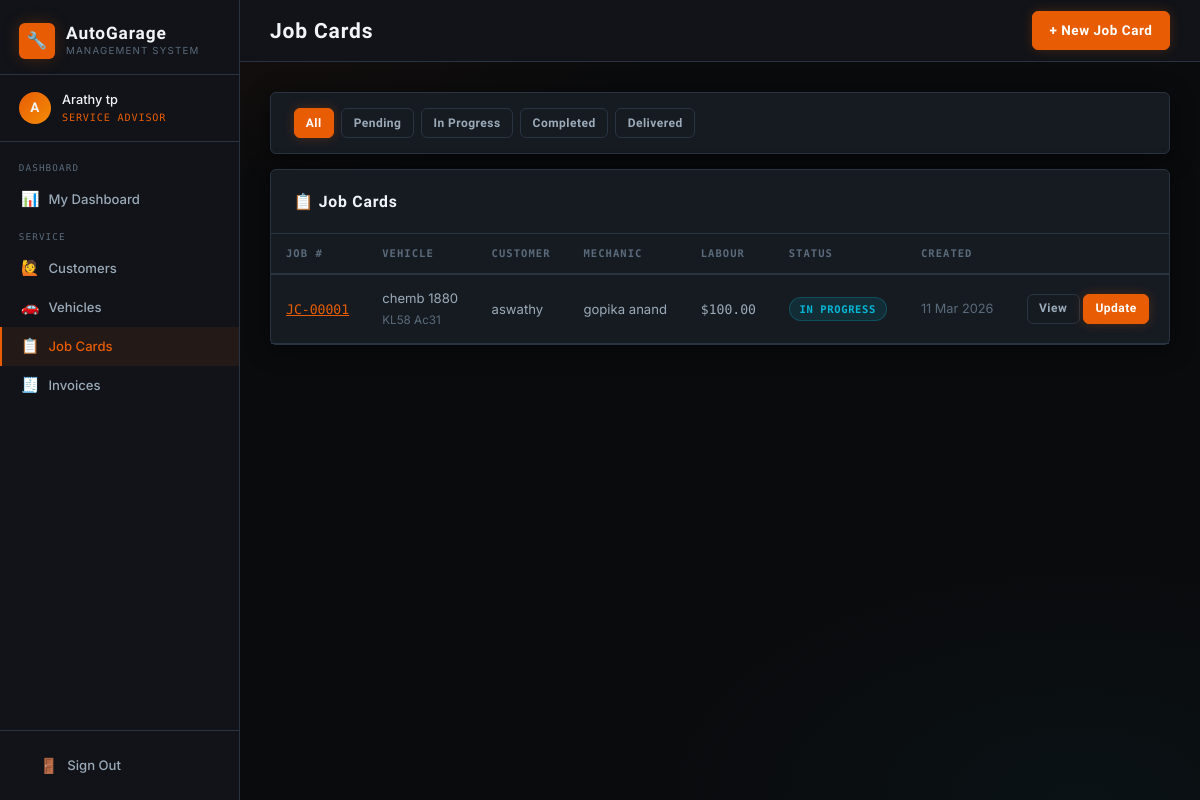
Page /jobs/ (signed in) on the committed database.
### core/models.py (models this page shows, shortened)
class UserProfile(models.Model):
    ROLE_CHOICES = [
        ('owner', 'Owner'),
        ('advisor', 'Service Advisor'),
        ('mechanic', 'Mechanic'),
        ('store_manager', 'Store Manager'),
    ]
    user = models.OneToOneField(User, on_delete=models.CASCADE, related_name='profile')
    role = models.CharField(max_length=20, choices=ROLE_CHOICES)
    phone = models.CharField(max_length=20, blank=True)
    created_at = models.DateTimeField(auto_now_add=True)

class JobCard(models.Model):
    STATUS_CHOICES = [
        ('pending', 'Pending'),
        ('in_progress', 'In Progress'),
        ('waiting_parts', 'Waiting for Parts'),
        ('completed', 'Completed'),
        ('delivered', 'Delivered'),
    ]
    job_number = models.CharField(max_length=20, unique=True, blank=True)
    vehicle = models.ForeignKey(Vehicle, on_delete=models.CASCADE, related_name='job_cards')
    advisor = models.ForeignKey(User, on_delete=models.SET_NULL, null=True, related_name='advised_jobs')
    mechanic = models.ForeignKey(User, on_delete=models.SET_NULL, null=True, blank=True, related_name='assigned_jobs')
    problem_description = models.TextField()
    repair_instructions = models.TextField(blank=True)
    status = models.CharField(max_length=20, choices=STATUS_CHOICES, default='pending')
    created_at = models.DateTimeField(auto_now_add=True)
    updated_at = models.DateTimeField(auto_now=True)
    completed_at = models.DateTimeField(null=True, blank=True)
    labour_cost = models.DecimalField(max_digits=10, decimal_places=2, default=0)
    notes = models.TextField(blank=True)

class Vehicle(models.Model):
    customer = models.ForeignKey(Customer, on_delete=models.CASCADE, related_name='vehicles')
    make = models.CharField(max_length=50)
    model = models.CharField(max_length=50)
    year = models.PositiveIntegerField()
    license_plate = models.CharField(max_length=20, unique=True)
    vin = models.CharField(max_length=50, blank=True)
    color = models.CharField(max_length=30, blank=True)
    mileage = models.PositiveIntegerField(default=0)

class Customer(models.Model):
    name = models.CharField(max_length=100)
    email = models.EmailField(blank=True)
    phone = models.CharField(max_length=20)
    address = models.TextField(blank=True)
    created_at = models.DateTimeField(auto_now_add=True)
    created_by = models.ForeignKey(User, on_delete=models.SET_NULL, null=True)

### core/views.py (the view)
# urls.py: path('jobs/', views.job_list, name='job_list'),
@login_required
@role_required('owner', 'advisor')
def job_list(request):
    status = request.GET.get('status', '')
    jobs = JobCard.objects.select_related('vehicle__customer', 'mechanic', 'advisor').all()
    if status:
        jobs = jobs.filter(status=status)
    jobs = jobs.order_by('-created_at')
    return render(request, 'core/job_list.html', {'jobs': jobs, 'status_filter': status})

### core/views.py (called while the page is built)
def role_required(*roles):
    def decorator(view_func):
        @wraps(view_func)
        def wrapper(request, *args, **kwargs):
            if not request.user.is_authenticated:
                return redirect('login')
            try:
                profile = request.user.profile
                if profile.role in roles or request.user.is_superuser:
                    return view_func(request, *args, **kwargs)
            except UserProfile.DoesNotExist:
                if request.user.is_superuser:
                    return view_func(request, *args, **kwargs)
            messages.error(request, "You don't have permission to access that page.")
            return redirect('dashboard')
        return wrapper
    return decorator

### core/templates/core/job_list.html (shortened to what this page needs)
{% extends 'core/base.html' %}
{% block page_title %}Job Cards{% endblock %}
{% block topbar_actions %}<a href="{% url 'job_create' %}" class="btn btn-primary">+ New Job Card</a>{% endblock %}
{% block content %}
<div class="card mb-2" style="padding:1rem 1.5rem;">
  <div class="flex gap-2">
    <a href="{% url 'job_list' %}" class="btn {% if not status_filter %}btn-primary{% else %}btn-secondary{% endif %} btn-sm">All</a>
    <a href="?status=pending" class="btn {% if status_filter == 'pending' %}btn-primary{% else %}btn-secondary{% endif %} btn-sm">Pending</a>
    <a href="?status=in_progress" class="btn {% if status_filter == 'in_progress' %}btn-primary{% else %}btn-secondary{% endif %} btn-sm">In Progress</a>
    <a href="?status=completed" class="btn {% if status_filter == 'completed' %}btn-primary{% else %}btn-secondary{% endif %} btn-sm">Completed</a>
    <a href="?status=delivered" class="btn {% if status_filter == 'delivered' %}btn-primary{% else %}btn-secondary{% endif %} btn-sm">Delivered</a>
  </div>
</div>
<div class="card">
  <div class="card-header"><span class="card-title">📋 Job Cards</span></div>
  <div class="table-wrap"><table>
    <thead><tr><th>Job #</th><th>Vehicle</th><th>Customer</th><th>Mechanic</th><th>Labour</th><th>Status</th><th>Created</th><th></th></tr></thead>
    <tbody>
      {% for job in jobs %}
      <tr>
        <td><a href="{% url 'job_detail' job.pk %}" class="text-accent text-mono">{{ job.job_number }}</a></td>
        <td>{{ job.vehicle.make }} {{ job.vehicle.model }}<br><span class="text-muted" style="font-size:0.78rem;">{{ job.vehicle.license_plate }}</span></td>
        <td>{{ job.vehicle.customer.name }}</td>
        <td>{{ job.mechanic.get_full_name|default:job.mechanic.username|default:"Unassigned" }}</td>
        <td class="text-mono">${{ job.labour_cost }}</td>
        <td><span class="badge badge-{{ job.status }}">{{ job.get_status_display }}</span></td>
        <td class="text-muted">{{ job.created_at|date:"d M Y" }}</td>
        <td>
          <a href="{% url 'job_detail' job.pk %}" class="btn btn-secondary btn-sm">View</a>
          <a href="{% url 'job_update_status' job.pk %}" class="btn btn-primary btn-sm">Update</a>
        </td>
      </tr>
      {% empty %}<tr><td colspan="8" class="text-center text-muted">No job cards found</td></tr>
      {% endfor %}
    </tbody>
  </table></div>
</div>
{% endblock %}

### core/templates/core/base.html (shortened to what this page needs)
{% load static %}
<!DOCTYPE html>
<html lang="en">
<head>
  <link rel="stylesheet" href="{% static 'core/css/style.css' %}">
</head>
<body>
<div class="layout">
  <aside class="sidebar">
    <div class="sidebar-brand">
      <a href="{% url 'dashboard' %}" class="logo">
        <div class="logo-icon">🔧</div>
        <div>
          <div class="logo-text">AutoGarage</div>
          <div class="logo-sub">Management System</div>
        </div>
      </a>
    </div>
    <div class="sidebar-user">
      <div class="user-avatar">{{ request.user.username|first|upper }}</div>
      <div>
        <div class="user-name">{{ request.user.get_full_name|default:request.user.username }}</div>
        <div class="user-role">
          {% if request.user.is_superuser %}Owner{% else %}{{ request.user.profile.get_role_display }}{% endif %}
        </div>
      </div>
    </div>
    <nav class="sidebar-nav">
      {% with role=request.user.profile.role|default:"owner" %}
      {% if request.user.is_superuser or role == "owner" %}
      <div class="nav-section">
        <div class="nav-section-label">Overview</div>
        <a href="{% url 'owner_dashboard' %}" class="nav-link {% if request.resolver_match.url_name == 'owner_dashboard' %}active{% endif %}">
          <span class="icon">📊</span><span>Dashboard</span>
        </a>
        <a href="{% url 'reports' %}" class="nav-link {% if request.resolver_match.url_name == 'reports' %}active{% endif %}">
          <span class="icon">📈</span><span>Reports</span>
        </a>
      </div>
      <div class="nav-section">
        <div class="nav-section-label">People</div>
        <a href="{% url 'staff_list' %}" class="nav-link {% if 'staff' in request.resolver_match.url_name %}active{% endif %}">
          <span class="icon">👥</span><span>Staff</span>
        </a>
        <a href="{% url 'customer_list' %}" class="nav-link {% if 'customer' in request.resolver_match.url_name %}active{% endif %}">
          <span class="icon">🙋</span><span>Customers</span>
        </a>
      </div>
      <div class="nav-section">
        <div class="nav-section-label">Operations</div>
        <a href="{% url 'vehicle_list' %}" class="nav-link {% if 'vehicle' in request.resolver_match.url_name %}active{% endif %}">
          <span class="icon">🚗</span><span>Vehicles</span>
        </a>
        <a href="{% url 'job_list' %}" class="nav-link {% if 'job' in request.resolver_match.url_name %}active{% endif %}">
          <span class="icon">📋</span><span>Job Cards</span>
        </a>
        <a href="{% url 'invoice_list' %}" class="nav-link {% if 'invoice' in request.resolver_match.url_name %}active{% endif %}">
          <span class="icon">🧾</span><span>Invoices</span>
        </a>
      </div>
      <div class="nav-section">
        <div class="nav-section-label">Inventory</div>
        <a href="{% url 'parts_list' %}" class="nav-link {% if 'part' in request.resolver_match.url_name %}active{% endif %}">
          <span class="icon">⚙️</span><span>Spare Parts</span>
        </a>
        <a href="{% url 'category_list' %}" class="nav-link {% if 'category' in request.resolver_match.url_name %}active{% endif %}">
          <span class="icon">🏷️</span><span>Categories</span>
        </a>
        <a href="{% url 'supplier_list' %}" class="nav-link {% if 'supplier' in request.resolver_match.url_name %}active{% endif %}">
          <span class="icon">🏭</span><span>Suppliers</span>
        </a>
      </div>
      {% elif role == "advisor" %}
      <div class="nav-section">
        <div class="nav-section-label">Dashboard</div>
        <a href="{% url 'advisor_dashboard' %}" class="nav-link {% if request.resolver_match.url_name == 'advisor_dashboard' %}active{% endif %}">
          <span class="icon">📊</span><span>My Dashboard</span>
        </a>
      </div>
      <div class="nav-section">
        <div class="nav-section-label">Service</div>
        <a href="{% url 'customer_list' %}" class="nav-link {% if 'customer' in request.resolver_match.url_name %}active{% endif %}">
          <span class="icon">🙋</span><span>Customers</span>
        </a>
        <a href="{% url 'vehicle_list' %}" class="nav-link {% if 'vehicle' in request.resolver_match.url_name %}active{% endif %}">
          <span class="icon">🚗</span><span>Vehicles</span>
        </a>
        <a href="{% url 'job_list' %}" class="nav-link {% if 'job' in request.resolver_match.url_name %}active{% endif %}">
          <span class="icon">📋</span><span>Job Cards</span>
        </a>
        <a href="{% url 'invoice_list' %}" class="nav-link {% if 'invoice' in request.resolver_match.url_name %}active{% endif %}">
          <span class="icon">🧾</span><span>Invoices</span>
        </a>
      </div>
      {% endif %}
      {% endwith %}
    </nav>
    <div class="sidebar-footer">
      <a href="{% url 'logout' %}" class="nav-link">
        <span class="icon">🚪</span><span>Sign Out</span>
      </a>
    </div>
  </aside>
  <div class="main">
    <div class="topbar">
      <div class="page-title">
        {% block page_title %}Dashboard{% endblock %}
      </div>
      <div class="topbar-actions">
        {% block topbar_actions %}{% endblock %}
      </div>
    </div>
    <div class="content">
      {% block content %}{% endblock %}
    </div>
  </div>
</div>
</body>
</html>

### rows in the picture
JobCard: job_number "JC-00001", vehicle.make "chemb", vehicle.model "1880", vehicle.license_plate "KL58 Ac31", vehicle.customer.name "aswathy", mechanic.get_full_name "gopika anand", labour_cost "100.00", status "IN PROGRESS", created_at "11 Mar 2026"

### other values in the picture
{{ request.user.username|first|upper }} "A"
{{ request.user.get_full_name|default:request.user.username }} "Arathy tp"
{{ request.user.profile.get_role_display }} "SERVICE ADVISOR"
